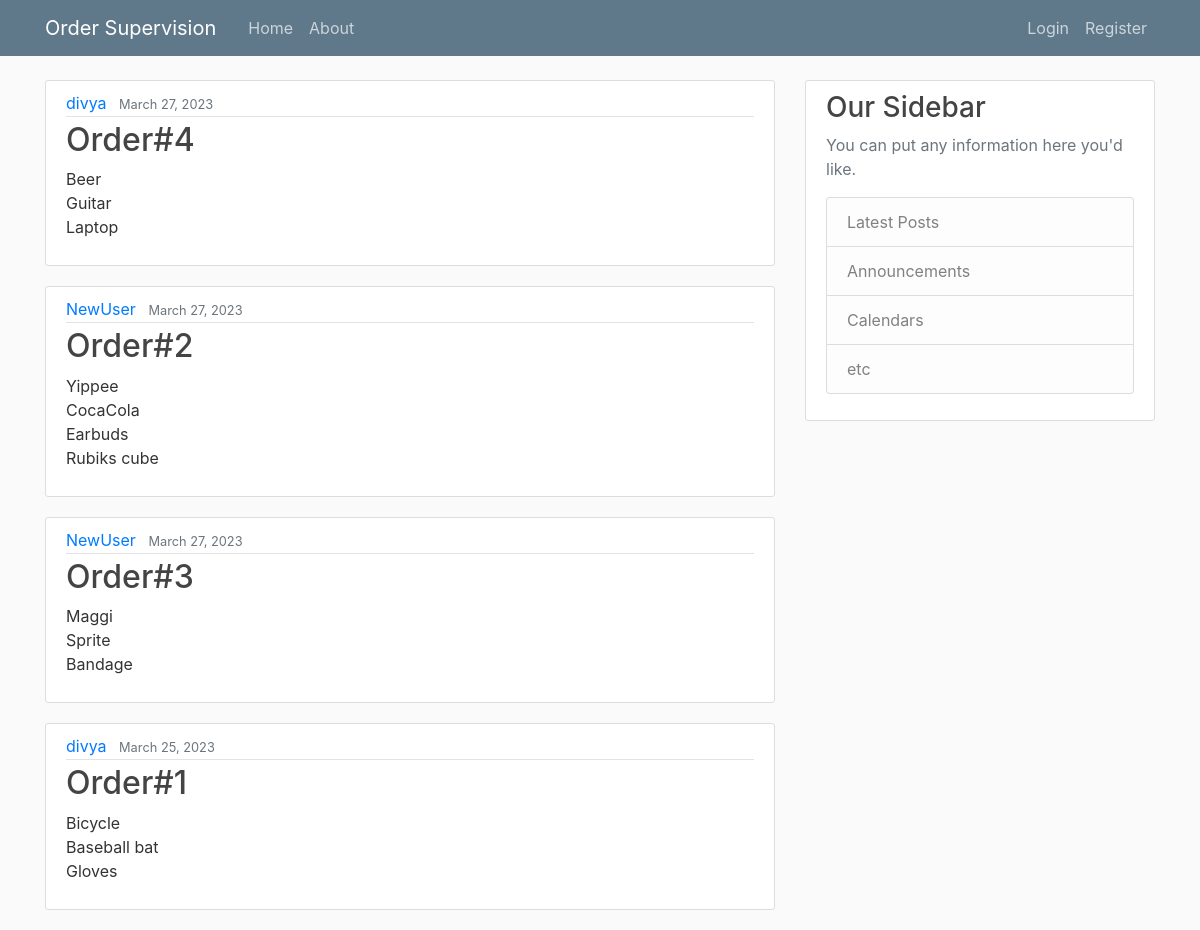
The page / on the database its author committed.
### blog/models.py (models this page shows, shortened)
class Post(models.Model):
    title=models.CharField(max_length=100)
    content=models.TextField()
    date_posted=models.DateTimeField(default=timezone.now)
    author=models.ForeignKey(User, on_delete=models.CASCADE)
    favorite=models.ManyToManyField(User, related_name='favorite', blank=False)

### blog/views.py (the view)
# urls.py: path('', PostListView.as_view(), name='blog-home'),
class PostListView(ListView):
	model = Post
	template_name = 'blog/home.html'
	context_object_name = 'posts'
	ordering = ['-date_posted']

### blog/templates/blog/home.html
{% extends "blog/base.html" %}
{%block content%}
    {% for post in posts %}
        <article class="media content-section">
  <div class="media-body">
    <div class="article-metadata">
      <a class="mr-2" href="#">{{ post.author }}</a>
      <small class="text-muted">{{ post.date_posted|date:"F d, Y" }}</small>
    </div>
    <h2><a class="article-title" href="{% url 'post-detail' post.id %}">{{ post.title }}</a></h2>
    <p class="article-content">{{ post.content }}</p>
  </div>
</article>
    {% endfor %}
{% endblock content %}

### blog/templates/blog/base.html (shortened to what this page needs)
{% load static %}
<!DOCTYPE html>
<html>
<head>
    <link rel="stylesheet" href="https://cdn.jsdelivr.net/npm/bootstrap@4.0.0/dist/css/bootstrap.min.css">
    <link rel="stylesheet" type="text/css" href="{% static 'blog/main.css' %}">
</head>
<body>
    <header class="site-header">
  <nav class="navbar navbar-expand-md navbar-dark bg-steel fixed-top">
    <div class="container">
      <a class="navbar-brand mr-4" href="{% url 'blog-home' %}">Order Supervision</a>
      <div class="collapse navbar-collapse" id="navbarToggle">
        <div class="navbar-nav mr-auto">
          <a class="nav-item nav-link" href="{% url 'blog-home' %}">Home</a>
          <a class="nav-item nav-link" href="{% url 'blog-about' %}">About</a>
        </div>
        <div class="navbar-nav">
          {% if user.is_authenticated %}
            <a class="nav-item nav-link" href="{% url 'post-create' %}">New Post</a>
            <a class="nav-item nav-link" href="{% url 'logout' %}">Logout</a>
            <a class="nav-item nav-link" href="{% url 'favorite_list' %}">View Favorites</a>
          {% else %}
            <a class="nav-item nav-link" href="{% url 'login' %}">Login</a>
            <a class="nav-item nav-link" href="{% url 'register' %}">Register</a>
          {% endif %}
        </div>
      </div>
    </div>
  </nav>
</header>
    <main role="main" class="container">
  <div class="row">
    <div class="col-md-8">
      {% block content %}{% endblock %}
    </div>
    <div class="col-md-4">
      <div class="content-section">
        <h3>Our Sidebar</h3>
        <p class='text-muted'>You can put any information here you'd like.
          <ul class="list-group">
            <li class="list-group-item list-group-item-light">Latest Posts</li>
            <li class="list-group-item list-group-item-light">Announcements</li>
            <li class="list-group-item list-group-item-light">Calendars</li>
            <li class="list-group-item list-group-item-light">etc</li>
          </ul>
        </p>
      </div>
    </div>
  </div>
</main>
</body>
</html>

### blog/static/blog/main.css (style rules this page uses)
body { background: #fafafa; color: #333333; margin-top: 5rem; }
h1, h2, h3, h4, h5, h6 { color: #444444; }
ul { margin: 0; }
.bg-steel { background-color: #5f788a; }
.site-header .navbar-nav .nav-link { color: #cbd5db; }
.content-section { background: #ffffff; padding: 10px 20px; border: 1px solid #dddddd; border-radius: 3px; margin-bottom: 20px; }
.article-title { color: #444444; }
.article-content { white-space: pre-line; }
.article-metadata { padding-bottom: 1px; margin-bottom: 4px; border-bottom: 1px solid #e3e3e3 }

### rows shown on the page
Post: author "divya", date_posted "March 27, 2023", title "Order#4", content "Beer Guitar Laptop"
Post: author "NewUser", date_posted "March 27, 2023", title "Order#2", content "Yippee CocaCola Earbuds Rubiks cube"
Post: author "NewUser", date_posted "March 27, 2023", title "Order#3", content "Maggi Sprite Bandage"
Post: author "divya", date_posted "March 25, 2023", title "Order#1", content "Bicycle Baseball bat Gloves"
